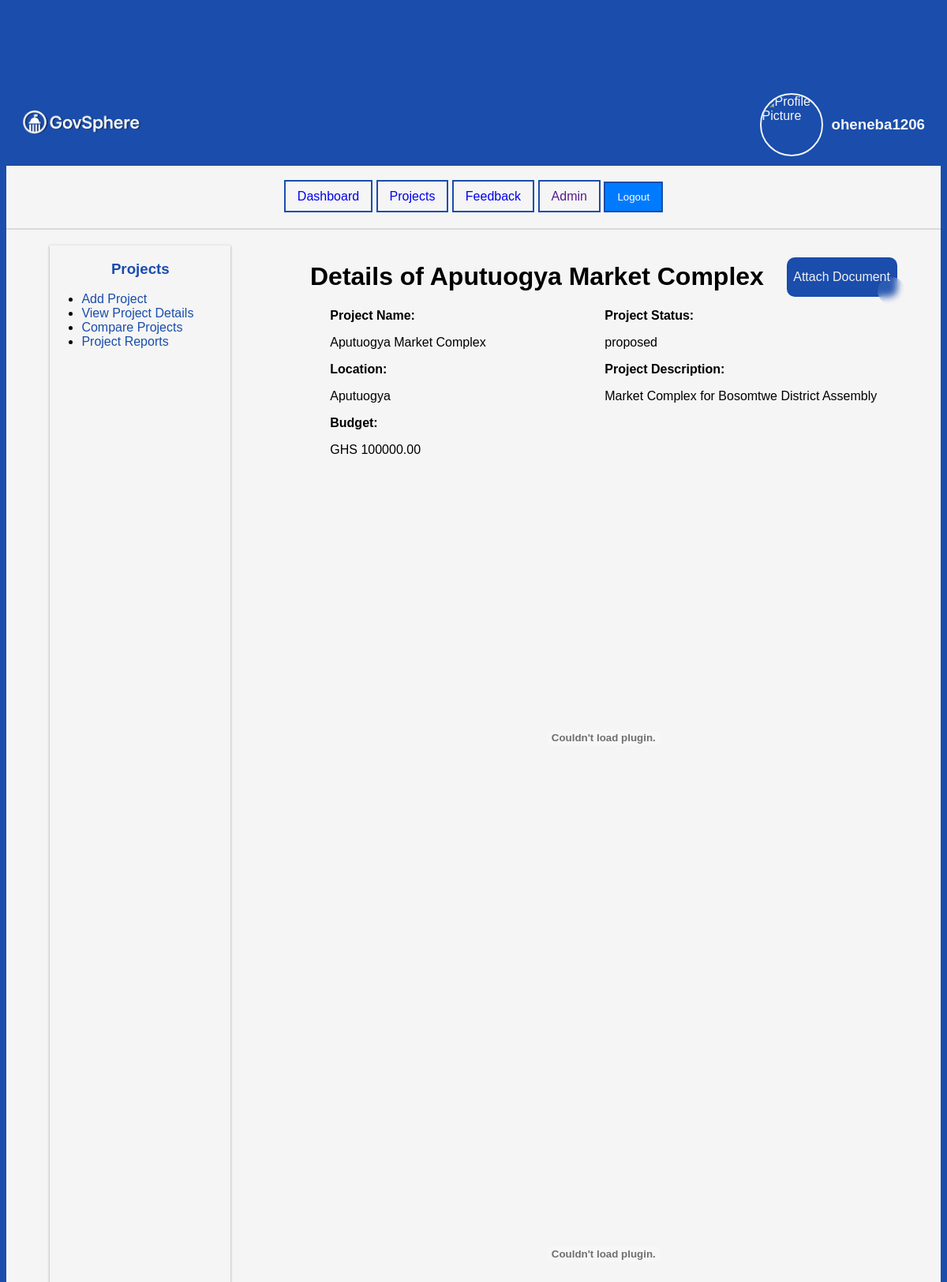
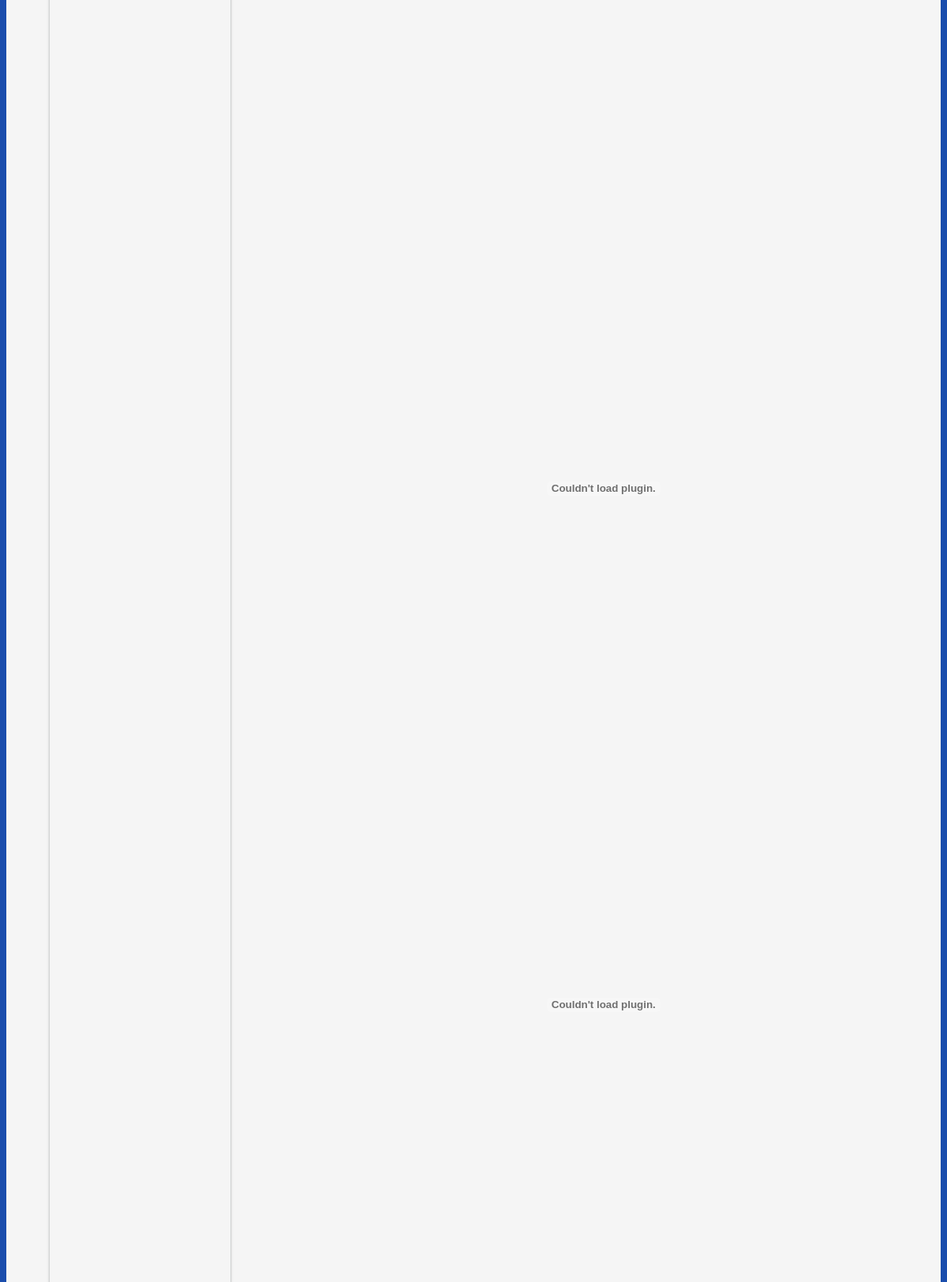
The page /projects/3/ (signed in, upper part) on the database its author committed (2 pictures, top to bottom).
### accounts/models.py (models this page shows, shortened)
class User(AbstractUser):
    ROLE_CHOICES = (
        ('citizen', 'Citizen'),
        ('official', 'Official'),
        ('admin', 'Admin'),
    )
    role = models.CharField(max_length = 20, choices = ROLE_CHOICES, default= 'citizen')

### projects/models.py (models this page shows, shortened)
class Project(models.Model):
    STATUS_CHOICES = (
        ('proposed', 'Pending Approval'),
        ('in_progress', 'In Progress'),
        ('completed', 'Completed'),
    )
    title = models.CharField(max_length=300)
    description = models.TextField()
    budget = models.DecimalField(max_digits=10, decimal_places=2)
    status = models.CharField(max_length=20, choices=STATUS_CHOICES, default='proposed')
    location = models.CharField(max_length=200)
    created_at = models.DateTimeField(auto_now_add=True)
    created_by = models.ForeignKey(settings.AUTH_USER_MODEL, on_delete=models.CASCADE)

class ProjectAttachment(models.Model):
    FILE_TYPE_CHOICES = (
        ("image", "Image"),
        ("pdf", "PDF"),
        ("docx", "DOCX"),
    )
    project = models.ForeignKey("projects.Project", on_delete=models.CASCADE, related_name = "attachments")
    uploaded_by = models.ForeignKey(settings.AUTH_USER_MODEL, on_delete=models.SET_NULL, null=True, blank=True)
    file_type = models.CharField(max_length=10, choices=FILE_TYPE_CHOICES)
    file = models.FileField(
        upload_to="project_attachments",
        validators=[
            FileExtensionValidator(allowed_extensions=["pdf", "docx", "jpg","jpeg", "png", "webp"]),
            validate_file_size,
        ],
    )
    caption = models.CharField(max_length=255, blank=True)
    uploaded_at= models.DateTimeField(auto_now_add=True)

### projects/views.py (the view)
# urls.py: path("<int:pk>/", views.project_detail, name="project_detail"),
@login_required
def project_detail(request,pk):
    project = get_object_or_404(Project, pk=pk)
    project_attachments = ProjectAttachment.objects.filter(project=project).order_by('-uploaded_at')
    feedback = Feedback.objects.filter(project=project).order_by('-created_at')
    data = {"project": project,
            "feedback": feedback,
            "attachments": project_attachments
        }
    return render(request, "projects/project_detail.html", data )

### templates/projects/project_detail.html (shortened to what this page needs)
{% extends "projects/project_list.html"%}
{%block projects_main%}
<div class="project-detail">
    <div style="display: flex; justify-content: space-between; align-items: center; gap: 20px;">
        <h1>Details of {{project.title}}</h1>
        <button class="button-86" role="button">
            <a href="{% url 'add_project_attachment' project.pk %}">Attach Document</a>
        </button>
    </div>
    <div class="is-details">
        <div>
            <span><strong>Project Name:</strong></span>
            <p>{{project.title}}</p>
            <span><strong>Location:</strong></span>
            <p>{{project.location}}</p>
            <span><strong>Budget:</strong></span>
            <p>GHS {{project.budget}}</p>
        </div>
        <div>
            <span><strong>Project Status:</strong></span>
            <p>{{project.status}}</p>
            <span><strong>Project Description:</strong></span>
            <p>{{project.description}}</p>
        </div>
    </div>
    <div class="project-files">
        {% for att in attachments %}
        <div class="is_file_item">
            {% if att.file_type == "image" %}
            <div class="image-item image_container">
            </div>
            {% elif att.file_type == "pdf" %}
            <div class="pdf-item image_container">
                <embed src="{{ att.file.url }}" type="application/pdf" width="100%" height="600px" />
            </div>
        </div>
        {% else %}
        <a href="{{ att.file.url }}">{{ att.file.name }}</a>
        {% endif %}
        {% endfor %}
    </div>
</div>
{%endblock projects_main%}

### templates/defaults/nav.html (shortened to what this page needs)
{% load static %}
{% block header %}
<header>
    <div class="logo-container-header">
        <div class="logo-container">
            <img src="{%static 'images/govsphere.png'%}" alt="Govsphere Logo">
        </div>
        <div class="profile-container">
            <div>
                <img src="https://png.pngtree.com/png-vector/20231019/ourmid/pngtree-user-profile-avatar-png-image_10211471.png"
                    alt="Profile Picture">
                <div>
                    <h3>{{user.username}}</h3>
                </div>
            </div>
        </div>
    </div>
    <div class="nav-container">
        <nav>
            <a href="{% url 'dashboard' %}">Dashboard</a>
            <a href="{% url 'project_list' %}">Projects</a>
            <a href="{% url 'feedback' %}">Feedback</a>
            <a href="">Admin</a>
            <form method="post" action="{% url 'logout' %}" style="display:inline;">
                <button type="submit" >
                    Logout
                </button>
            </form>
        </nav>
    </div>
</header>
{% endblock header %}

### templates/defaults/base.html (style rules this page uses)
*, *::before, *::after { box-sizing: border-box; }
body { font-family: Arial, sans-serif; background-color: #1a4dac; display: flex; flex-direction: column; justify-content: flex-start; align-items: center; height: 100vh; }
main, header, footer { width: 100%; background-color: whitesmoke; border-bottom: 2px solid rgba(60, 64, 67, 0.15); }
header { margin-top: 100px; }
.project-list, .project-detail { max-width: 65%; }
button { background-color: #007BFF; color: white; border: none; cursor: pointer; transition: background-color 0.3s ease; }

### templates/defaults/nav.html (style rules this page uses)
.logo-container-header { display: flex; justify-content: space-between; align-items: center; padding: 10px 20px; width: 100%; color: whitesmoke; background-color: #1a4dac; border-bottom: 2px solid rgba(60, 64, 67, 0.15); }
.logo-container img { height: 50px; }
.profile-container>div { display: flex; align-items: center; gap: 10px; }
.profile-container img { height: 80px; width: 80px; border: 2px solid whitesmoke; border-radius: 50%; box-sizing: border-box; }
nav a, nav form button { border: 2px solid #1a4dac; padding: 10px 15px; text-decoration: none; }
.nav-container { display: flex; justify-content: center; align-items: center; padding: 20px; }

### templates/projects/project_detail.html (style rules this page uses)
.is-details { display: flex; justify-content: space-around; gap: 100px; }
.image-item { width: 100%; }
.image_container { padding: 10px; margin: 30px; }
.button-86 { all: unset; width: 100px; height: 30px; font-size: 16px; background: transparent; border: none; position: relative; color: #f0f0f0; cursor: pointer; z-index: 1; padding: 10px 20px; display: flex; align-items: center; justify-content: center; white-space: nowrap; user-select: none; -webkit-user-select: none; touch-action: manipulation; }
.button-86::after, .button-86::before { content: ''; position: absolute; bottom: 0; right: 0; z-index: -99999; transition: all .4s; }
.button-86::before { transform: translate(0%, 0%); width: 100%; height: 100%; background: #1a4dac; border-radius: 10px; }
.button-86 a { text-decoration: none; color: inherit; }
.button-86::after { transform: translate(10px, 10px); width: 35px; height: 35px; background: #ffffff15; backdrop-filter: blur(5px); -webkit-backdrop-filter: blur(5px); border-radius: 50px; }

### rows shown on the page
User: username "oheneba1206"
Project: title "Aputuogya Market Complex", location "Aputuogya", budget "100000.00", status "proposed", description "Market Complex for Bosomtwe District Assembly"
